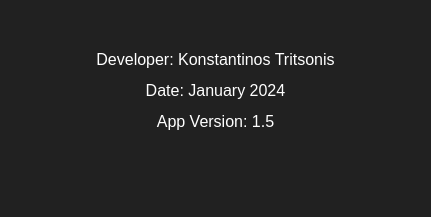
<?xml version="1.0" encoding="UTF-8"?>
<ui version="4.0">
 <class>MainWindow</class>
 <widget class="QMainWindow" name="MainWindow">
  <property name="geometry">
   <rect>
    <x>0</x>
    <y>0</y>
    <width>431</width>
    <height>217</height>
   </rect>
  </property>
  <property name="windowTitle">
   <string>MainWindow</string>
  </property>
  <property name="styleSheet">
   <string notr="true">QWidget{
background-color:rgb(33,33,33);
color:#FFFFFF;
}
QTextEdit{
background-color:rgb(46,46,46);
border:0;
}</string>
  </property>
  <widget class="QWidget" name="centralwidget">
   <widget class="QLabel" name="label">
    <property name="geometry">
     <rect>
      <x>20</x>
      <y>30</y>
      <width>391</width>
      <height>121</height>
     </rect>
    </property>
    <property name="font">
     <font>
      <family>Arial</family>
      <pointsize>12</pointsize>
     </font>
    </property>
    <property name="styleSheet">
     <string notr="true"/>
    </property>
    <property name="text">
     <string>&lt;html&gt;&lt;head/&gt;&lt;body&gt;&lt;p&gt;Developer: Konstantinos Tritsonis&lt;/p&gt;&lt;p&gt;Date: January 2024&lt;/p&gt;&lt;p&gt;App Version: 1.5&lt;/p&gt;&lt;/body&gt;&lt;/html&gt;</string>
    </property>
    <property name="alignment">
     <set>Qt::AlignCenter</set>
    </property>
   </widget>
  </widget>
  <widget class="QMenuBar" name="menubar">
   <property name="geometry">
    <rect>
     <x>0</x>
     <y>0</y>
     <width>431</width>
     <height>22</height>
    </rect>
   </property>
  </widget>
  <widget class="QStatusBar" name="statusbar"/>
 </widget>
 <resources/>
 <connections/>
</ui>
